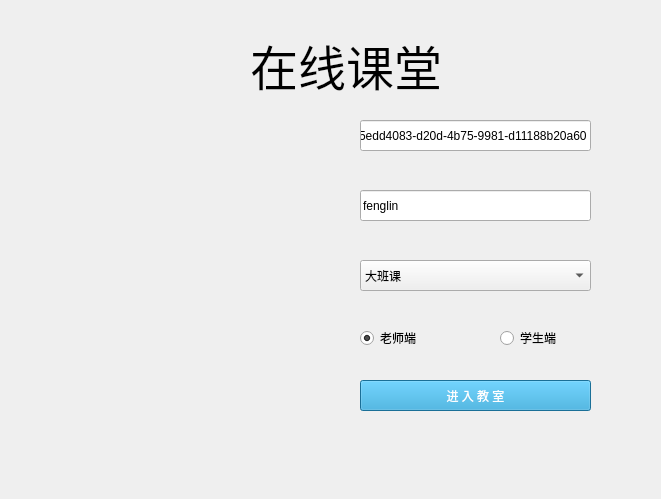
<?xml version="1.0" encoding="UTF-8"?>
<ui version="4.0">
 <class>MainWindow</class>
 <widget class="QWidget" name="MainWindow">
  <property name="geometry">
   <rect>
    <x>0</x>
    <y>0</y>
    <width>661</width>
    <height>499</height>
   </rect>
  </property>
  <property name="windowTitle">
   <string>在线课堂</string>
  </property>
  <widget class="QLabel" name="Label">
   <property name="geometry">
    <rect>
     <x>250</x>
     <y>30</y>
     <width>192</width>
     <height>62</height>
    </rect>
   </property>
   <property name="styleSheet">
    <string notr="true">font: 9pt &quot;微软雅黑&quot;;</string>
   </property>
   <property name="text">
    <string>&lt;html&gt;&lt;head/&gt;&lt;body&gt;&lt;p&gt;&lt;span style=&quot; font-size:36pt;&quot;&gt;在线课堂&lt;/span&gt;&lt;/p&gt;&lt;/body&gt;&lt;/html&gt;</string>
   </property>
  </widget>
  <widget class="QLineEdit" name="ClassRoomIdEdit">
   <property name="geometry">
    <rect>
     <x>360</x>
     <y>120</y>
     <width>231</width>
     <height>31</height>
    </rect>
   </property>
   <property name="text">
    <string>5edd4083-d20d-4b75-9981-d11188b20a60</string>
   </property>
   <property name="placeholderText">
    <string>请输入您的教室号</string>
   </property>
  </widget>
  <widget class="QLineEdit" name="UidEdit">
   <property name="geometry">
    <rect>
     <x>360</x>
     <y>190</y>
     <width>231</width>
     <height>31</height>
    </rect>
   </property>
   <property name="text">
    <string>fenglin</string>
   </property>
   <property name="placeholderText">
    <string>请输入您的用户名</string>
   </property>
  </widget>
  <widget class="QComboBox" name="BizTypeBox">
   <property name="geometry">
    <rect>
     <x>360</x>
     <y>260</y>
     <width>231</width>
     <height>31</height>
    </rect>
   </property>
   <item>
    <property name="text">
     <string>大班课</string>
    </property>
   </item>
  </widget>
  <widget class="QRadioButton" name="TeacherButton">
   <property name="geometry">
    <rect>
     <x>360</x>
     <y>330</y>
     <width>89</width>
     <height>16</height>
    </rect>
   </property>
   <property name="text">
    <string>老师端</string>
   </property>
   <property name="checked">
    <bool>true</bool>
   </property>
  </widget>
  <widget class="QRadioButton" name="StudentButton">
   <property name="geometry">
    <rect>
     <x>500</x>
     <y>330</y>
     <width>89</width>
     <height>16</height>
    </rect>
   </property>
   <property name="text">
    <string>学生端</string>
   </property>
  </widget>
  <widget class="QLabel" name="Cover">
   <property name="geometry">
    <rect>
     <x>60</x>
     <y>120</y>
     <width>251</width>
     <height>291</height>
    </rect>
   </property>
   <property name="text">
    <string/>
   </property>
   <property name="pixmap">
    <pixmap>../../../Users/fenglin/Desktop/123.png</pixmap>
   </property>
   <property name="scaledContents">
    <bool>true</bool>
   </property>
  </widget>
  <widget class="QPushButton" name="EnterRoomButton">
   <property name="geometry">
    <rect>
     <x>360</x>
     <y>380</y>
     <width>231</width>
     <height>31</height>
    </rect>
   </property>
   <property name="styleSheet">
    <string notr="true">background-color:rgb(36, 156, 211);
font: 9pt &quot;微软雅黑&quot;;
color:rgb(255, 255, 255)</string>
   </property>
   <property name="text">
    <string>进 入 教 室</string>
   </property>
   <property name="checkable">
    <bool>false</bool>
   </property>
   <property name="autoDefault">
    <bool>false</bool>
   </property>
   <property name="default">
    <bool>false</bool>
   </property>
  </widget>
 </widget>
 <layoutdefault spacing="6" margin="11"/>
 <resources/>
 <connections/>
</ui>
